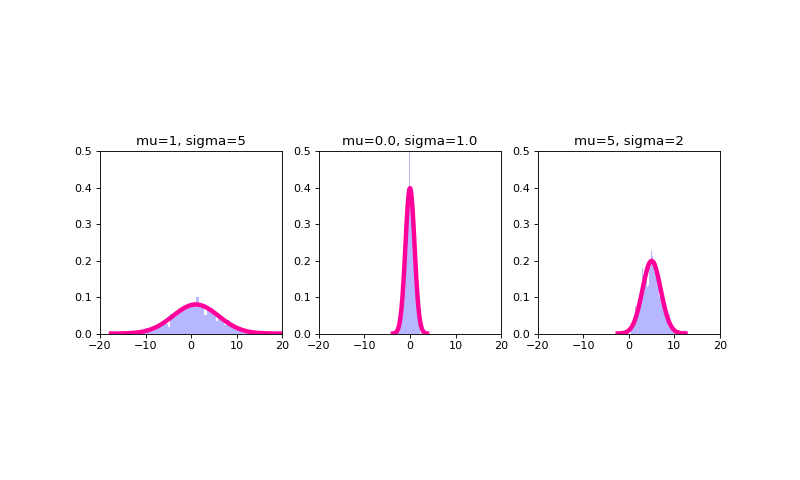

Write Python code to recreate this figure.
#!/usr/bin/env python 
"""
fit a bernoulli distribution with several parameterizations
"""

import sys,os
import numpy as np
import matplotlib.pyplot as plt
import scipy.stats as scs

## declare variables
font_size = 11
font_name = 'sans-serif'
n = 10000
fig = plt.figure(figsize=(10,6))
splot = 0

## loop through parameterizations of the beta
for mu,sig in [(1,5),(0.0,1.0),(5,2)]:
    splot += 1
    ax = fig.add_subplot(1,3,splot)
    
    rv = scs.norm(loc=mu,scale=sig)
    r = scs.norm.rvs(size=1000,loc=mu,scale=sig)
    pdf_range = np.linspace(scs.norm.ppf(0.01),scs.norm.ppf(0.99), 100)

    ax.hist(r,bins=60,facecolor="#9999FF",alpha=0.7,normed=1,histtype='stepfilled')
    pdf_range = np.linspace(scs.norm.ppf(0.0001, mu, sig),scs.norm.ppf(0.9999, mu, sig), 100)
    ax.plot(pdf_range, rv.pdf(pdf_range),'#FF0099', lw=4, label='pdf')
    ax.set_xlim((-20,20))
    ax.set_ylim((0,0.5))
    ax.set_title("mu=%s, sigma=%s"%(mu,sig))
    ax.set_aspect(1./ax.get_data_ratio())

    for t in ax.get_xticklabels():
        t.set_fontsize(font_size-1)
        t.set_fontname(font_name)
    for t in ax.get_yticklabels():
        t.set_fontsize(font_size-1)
        t.set_fontname(font_name)
    
plt.show()
